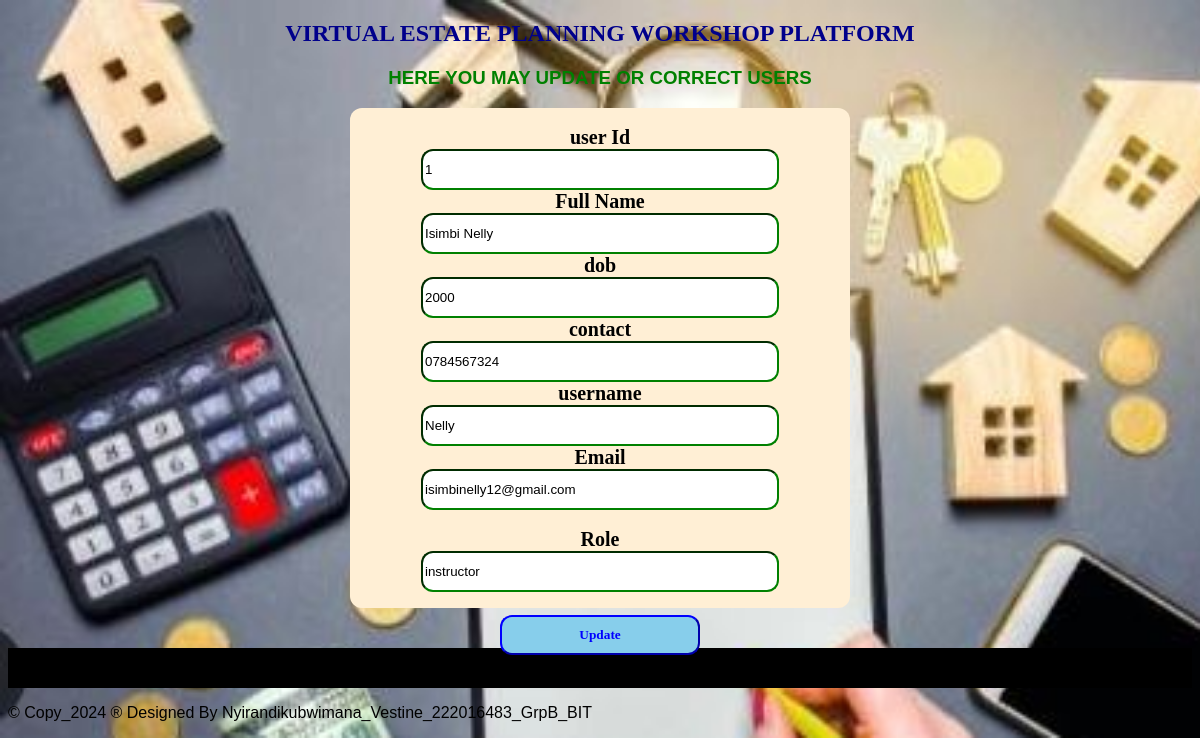
The app's page /updateuser.php?user_id=1 with its own data.
### tables this page shows
CREATE TABLE `user` (
  `user_id` int(12) NOT NULL,
  `fullname` varchar(200) DEFAULT NULL,
  `dob` int(45) DEFAULT NULL,
  `contact` varchar(200) DEFAULT NULL,
  `username` varchar(200) DEFAULT NULL,
  `email` varchar(255) DEFAULT NULL,
  `password` varchar(255) DEFAULT NULL,
  `role` varchar(200) DEFAULT NULL
);

### updateuser.php (the view, shortened to what this page needs)
<?php
include "databaseconnection.php";
if ($_SERVER['REQUEST_METHOD'] == 'GET') {
    $user_id = $_GET["user_id"];
    $sql = "SELECT * FROM user WHERE user_id = $user_id";
    $result = $connection->query($sql);
    if ($result->num_rows > 0) {
        $row = $result->fetch_assoc();
        $fullname = $row['fullname'];
        $dob = $row['dob'];
        $contact = $row['contact'];
        $username = $row['username'];
        $email = $row['email'];
        $role = $row['role'];
    } else {
        header("location:viewuser.php");
        exit;
    }
}
?>
<!DOCTYPE html>
<html lang="en">
<head>
</head>
<body>
    <center>
        <h2>VIRTUAL ESTATE PLANNING WORKSHOP PLATFORM</h2>
        <h3 style="color: green;">HERE YOU MAY UPDATE OR CORRECT USERS</h3>
        <section class="forms">
            <form method="POST" onsubmit="return confirmUpdate();">
                <br>
                <label>user Id</label><br>
                <input type="text" name="user_id" readonly class="input" value="<?php echo $user_id; ?>"><br>
                <label>Full Name</label><br>
                <input type="text" name="fullname"  class="input" value="<?php echo $fullname; ?>"><br>
                <label>dob</label><br>
                <input type="text" name="dob" value="<?php echo $dob; ?>"
                 class="input"><br>
                <label>contact</label><br>
                <input type="text" name="contact" value="<?php echo $contact; ?>" class="input"><br>
                <label>username</label><br>
                <input type="text" name="username" value="<?php echo $username; ?>" class="input"><br>
                 <label>Email</label><br>
                <input type="text" name="email" value="<?php echo $email; ?>" class="input"><br><br>
                 <label>Role</label><br>
                <input type="text" name="email" value="<?php echo $role; ?>" class="input"><br><br>
                <input type="submit" name="submit" value="Update" class="sb">
            </form>
        </section>
    </center>
    <footer>
        <p style="color: white; text-align: center; margin-top: 40px; background-color: black; height: 40px;">
            <marquee>&copy; Copy_2024 &reg; Designed By Nyirandikubwimana_Vestine_222016483_GrpB_BIT</marquee>
        </p>
    </footer>
</body>
</html>

### updateuser.php (style rules this page uses)
body { background-image: url('./images/hme.jpg'); background-repeat: no-repeat; background-size: cover; font-family: 'Century', sans-serif; }
h2 { font-family: Castellar; color: darkblue; }
label { font-family: times new roman; font-weight: bold; font-size: 20px; }
.sb { font-family: Georgia; padding: 10px; border-color: blue; background-color: skyblue; width: 200px; margin-top: 5px; border-radius: 12px; font-weight: bold; color: blue; }
.input { width: 350px; height: 35px; border-radius: 12px; border-color: green; }
form { background-color: papayawhip; width: 500px; border-radius: 12px; height: 500px; }

### records on screen
user: fullname "Isimbi Nelly", dob "2000", contact "0784567324", username "Nelly", email "isimbinelly12@gmail.com", email "instructor"
